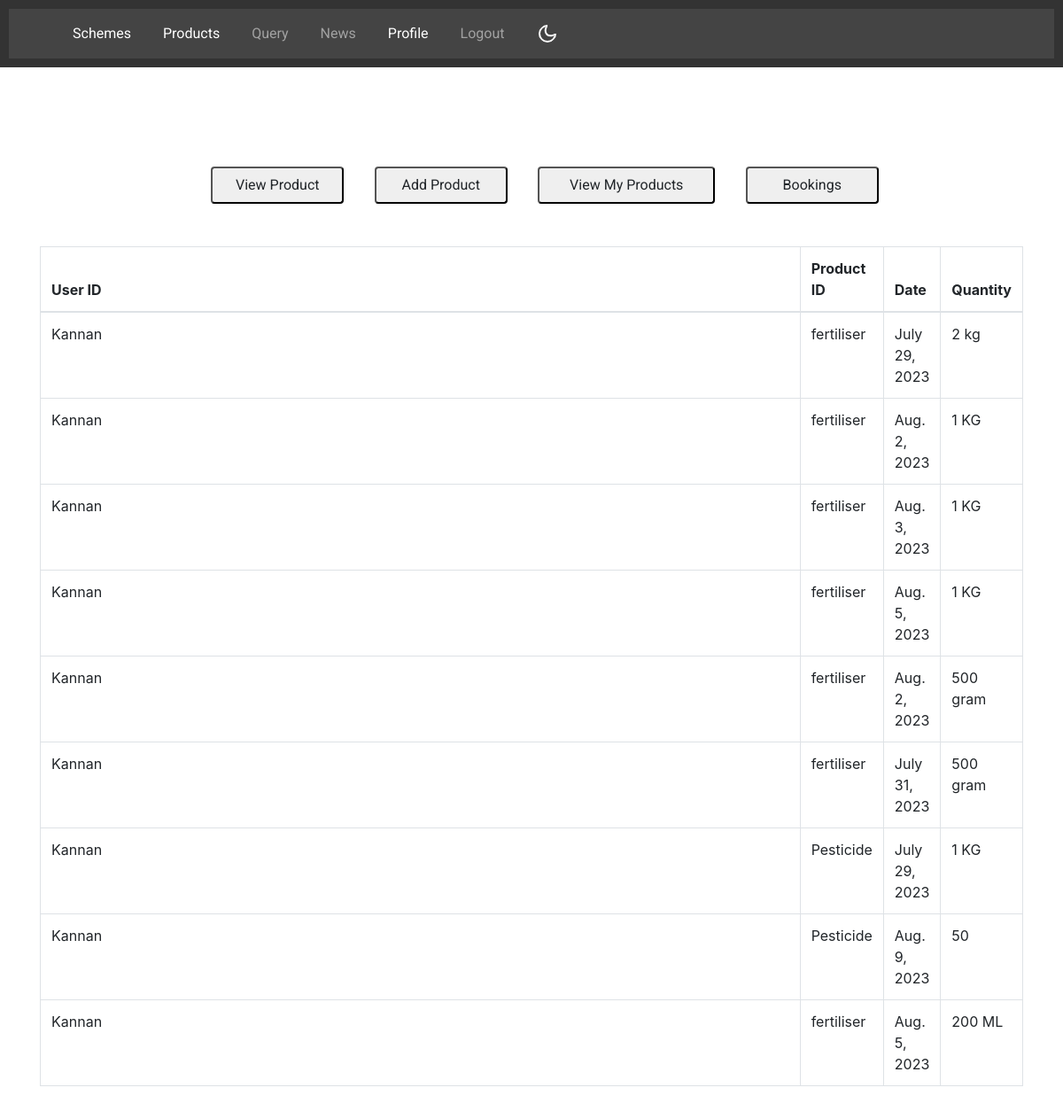
Screenshot of /view_booking (signed in) with the database file from the repository.
### farmer_management/models.py (models this page shows)
class product_booking(models.Model):
    uid = models.ForeignKey(Register,on_delete=models.CASCADE,null=True)
    pid = models.ForeignKey(Products,on_delete=models.CASCADE,null=True)
    date = models.DateField(max_length=150,default='')
    quantity = models.CharField(max_length=150,default='')
    amount = models.CharField(max_length=150,default='')

### farmer/models.py (models this page shows)
class Register(models.Model):
    uid = models.OneToOneField(User, on_delete=models.CASCADE, null=True)
    name = models.CharField(max_length=50,default='')
    contact_number = models.IntegerField(max_length=50,default='')
    photo = models.FileField(null=True)
    designation = models.CharField(max_length=50,default='')
    email = models.CharField(max_length=50,default='')
    password = models.CharField(max_length=50,default='')
    address = models.CharField(max_length=50,default='')
    usertype = models.CharField(max_length=50,default='')
    type = models.CharField(max_length=50,default='')
    location = models.CharField(max_length=50,default='')
    panchayath = models.CharField(max_length=50,default='')
    aadhar_number =  models.IntegerField(default=0)
    ward =  models.IntegerField(default=0)

### officer_management/models.py (models this page shows)
class Products(models.Model):
    uid = models.ForeignKey(Register,on_delete=models.CASCADE,null=True)
    name = models.CharField(max_length=50,default='')
    description = models.CharField(max_length=50,default='')
    price = models.CharField(max_length=50,default='')
    quantity = models.CharField(max_length=50,default='')
    Unit = models.CharField('Unit',choices=Unit,default='peice',max_length=250)
    image =  models.FileField()
    product_type = models.CharField(max_length=50,default='')
    no_of_remaining_items = models.CharField(max_length=50,default='',null=True)

### officer_management/views.py (the view)
# urls.py: path('view_booking',views.view_booking),
def view_booking(request):
    c=Register.objects.get(id=request.session['userid'])
    a = product_booking.objects.filter(pid__uid=c)
    return render(request,'view_booking.html',{'a':a})

### officer_management/templates/view_booking.html
{% extends 'layout.html' %}
{% load static %}
{% block content %}
    <div class="container">
<br><br>
        <br><br><br><br><br>
<center>
    <button style="margin-left: 30px; width: 150px;"><a class="btn btn-ash btn-md" href="/view_products">View Product</a></button>
    <button style="margin-left: 30px; width: 150px;"><a class="btn btn-ash btn-md" href="/add_products">Add Product</a></button>
    <button style="margin-left: 30px; width: 200px;"><a class="btn btn-ash btn-md" href="/view_add_products">View My Products</a></button>
    {% if request.session.ut == "officer" %}
    <button style="margin-left: 30px; width: 150px;"><a class="btn btn-ash btn-md" href="/view_booking"> Bookings</a></button>
    {% else %}
    <button style="margin-left: 30px; width: 150px;"><a class="btn btn-ash btn-md" href="/view_booking"> Bookings</a></button>
    {% endif %}
</center><br><br>
        <table class="table table-bordered table-hover">
            <thead>
                <tr>
                    <th scope="col">User ID</th>
                    <th scope="col">Product ID</th>
                    <th scope="col">Date</th>
                    <th scope="col">Quantity</th>
                </tr>
            </thead>
            <tbody>
                {% for item in a %}
                <tr>
                    <td> {{ item.uid.name }}</td>
                    <td>{{ item.pid.name }}</td>
                    <td>{{ item.date }}</td>
                    <td>{{ item.quantity }}</td>
                </tr>
                {% endfor %}
            </tbody>
        </table>
    </div>
{% endblock %}

### farmer/templates/layout.html (style rules this page uses)
body, h1, p { margin: 0; padding: 0; }
body { font-family: Arial, sans-serif; }
.container { max-width: 1200px; margin: 0 auto; padding: 20px; }

### rows the page displays
product_booking: uid.name "Kannan", pid.name "fertiliser", date "July 29, 2023", quantity "2 kg"
product_booking: uid.name "Kannan", pid.name "fertiliser", date "Aug. 2, 2023", quantity "1 KG"
product_booking: uid.name "Kannan", pid.name "fertiliser", date "Aug. 3, 2023", quantity "1 KG"
product_booking: uid.name "Kannan", pid.name "fertiliser", date "Aug. 5, 2023", quantity "1 KG"
product_booking: uid.name "Kannan", pid.name "fertiliser", date "Aug. 2, 2023", quantity "500 gram"
product_booking: uid.name "Kannan", pid.name "fertiliser", date "July 31, 2023", quantity "500 gram"
product_booking: uid.name "Kannan", pid.name "Pesticide", date "July 29, 2023", quantity "1 KG"
product_booking: uid.name "Kannan", pid.name "Pesticide", date "Aug. 9, 2023", quantity "50"
product_booking: uid.name "Kannan", pid.name "fertiliser", date "Aug. 5, 2023", quantity "200 ML"
